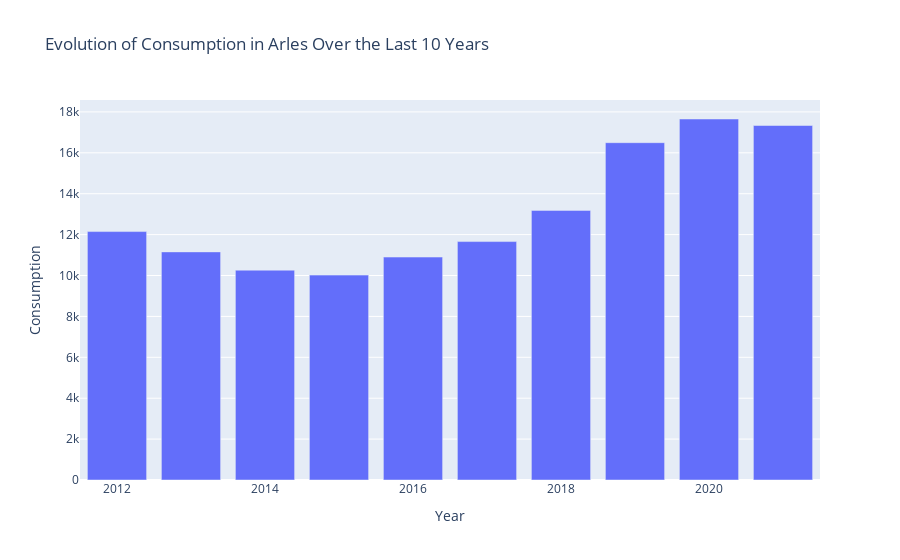

The code cell stored with this chart in its notebook:
### Code cell
show_conso("Arles")

### Figure 1 — Plotly figure (JSON) as saved in the notebook; plotly's stock layout.template omitted (floating-point values rounded to 4 significant figures)
{"data": [{"type": "bar", "x": [2012, 2013, 2014, 2015, 2016, 2017, 2018, 2019, 2020, 2021], "y": [12150.0, 11160.0, 10260.0, 10020.0, 10900.0, 11660.0, 13180.0, 16500.0, 17650.0, 17340.0]}], "layout": {"autosize": true, "title": {"text": "Evolution of Consumption in Arles Over the Last 10 Years"}, "xaxis": {"autorange": true, "range": [2012.0, 2022.0], "title": {"text": "Year"}, "type": "linear"}, "yaxis": {"autorange": true, "range": [0, 18580.0], "title": {"text": "Consumption"}, "type": "linear"}}}
